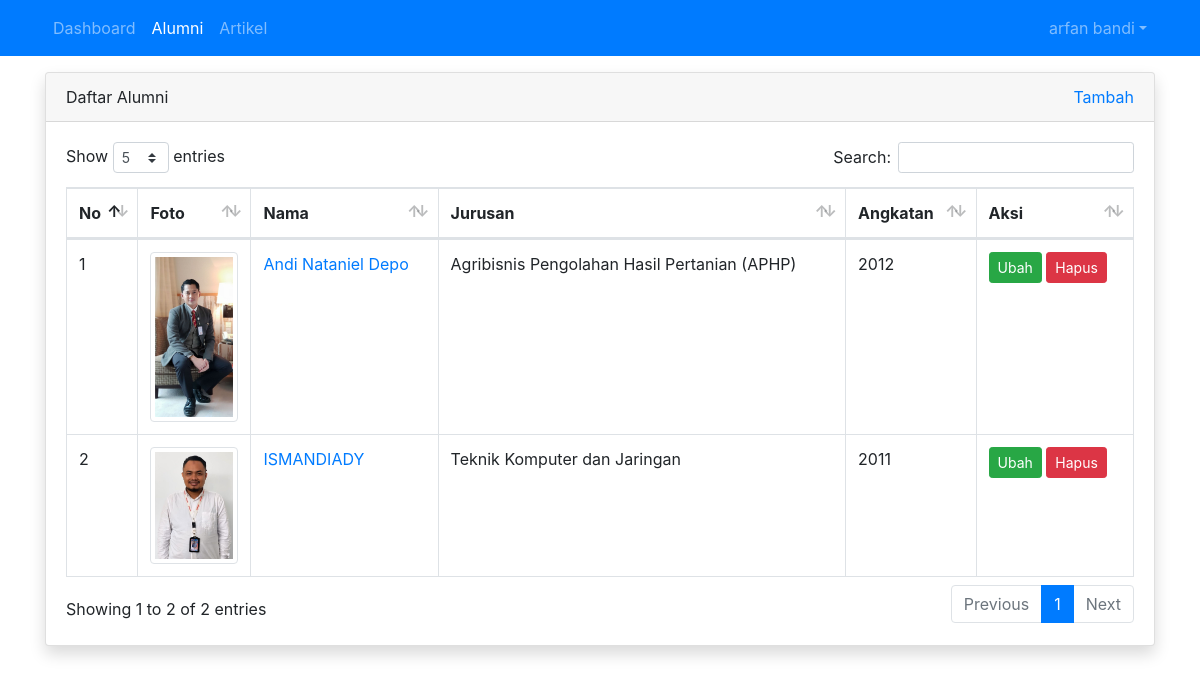
/operator/alumni/index.php (signed in), run on the app's committed database.
### tables this page shows
CREATE TABLE `tbl_alumni` (
  `id` int(11) NOT NULL,
  `nama_alumni` varchar(100) DEFAULT NULL,
  `id_jurusan` int(11) DEFAULT NULL,
  `angkatan` varchar(100) DEFAULT NULL,
  `foto` varchar(100) DEFAULT NULL,
  `isi` text
);

CREATE TABLE `tbl_jurusan` (
  `id` int(11) NOT NULL,
  `nama_jurusan` varchar(255) DEFAULT NULL,
  `isi` text NOT NULL
);

### operator/alumni/index.php (the view, shortened to what this page needs)
<?php
require_once '../../koneksi.php';
$query = mysqli_query($koneksi, "SELECT tbl_alumni.id, tbl_alumni.nama_alumni, tbl_alumni.foto, tbl_alumni.angkatan, tbl_jurusan.nama_jurusan AS jurusan FROM tbl_alumni LEFT JOIN tbl_jurusan ON tbl_alumni.id_jurusan = tbl_jurusan.id");
$no = 1;
?>
<!DOCTYPE html>
<html>
<head>
	<link rel="stylesheet" href="../../resources/datatables/datatables.min.css">
	<link rel="stylesheet" href="../../resources/css/bootstrap.min.css">
</head>
<body>
	<?php require_once '../navbar.php'; ?>
	<div class="container mt-3">
		<div class="row">
			<div class="col">
				<div class="card shadow">
					<div class="card-header">
						<div class="clearfix">
							<div class="float-left">
								Daftar Alumni
							</div>
							<div class="float-right">
								<a href="tambah.php">Tambah</a>
							</div>
						</div>
					</div>
					<div class="card-body">
						<table id="table_id" class="dataTable table table-bordered">
						    <thead>
						        <tr>
						            <th>No</th>
						            <th width="70px">Foto</th>
						            <th>Nama</th>
						            <th>Jurusan</th>
						            <th>Angkatan</th>
						            <th>Aksi</th>
						        </tr>
						    </thead>
						    <tbody>
						       <?php while($row = mysqli_fetch_assoc($query)) : ?>
						       		<tr>
						       			<td><?= $no++ ?></td>
						       			<td><img src="../../images/alumni/<?= $row['foto'] ?>" alt="<?= $row['nama_alumni'] ?>" width="100%" class="img-thumbnail"></td>
						       			<td><a href="detail.php?id=<?= $row['id'] ?>"><?= $row['nama_alumni'] ?></a></td>
						       			<td><?= $row['jurusan'] ?></td>
						       			<td><?= $row['angkatan'] ?></td>
						       			<td>
						       				<a href="ubah.php?id=<?= $row['id'] ?>" class="btn btn-success btn-sm">Ubah</a>
											<a href="hapus.php?id=<?= $row['id'] ?>" class="btn btn-danger btn-sm" onclick="return confirm('Apakah Anda yakin menghapus Alumni ini?')">Hapus</a>
						       			</td>
						       		</tr>
						       <?php endwhile; ?>
						    </tbody>
						</table>
					</div>
				</div>
			</div>
		</div>
	</div>
</body>
</html>

### data on the page
tbl_alumni: foto (picture), nama_alumni "Andi Nataniel Depo", id_jurusan.nama_jurusan "Agribisnis Pengolahan Hasil Pertanian (APHP)", angkatan "2012"
tbl_alumni: foto (picture), nama_alumni "ISMANDIADY", id_jurusan.nama_jurusan "Teknik Komputer dan Jaringan", angkatan "2011"

### other printed values
$_SESSION['nama'] "arfan bandi"
